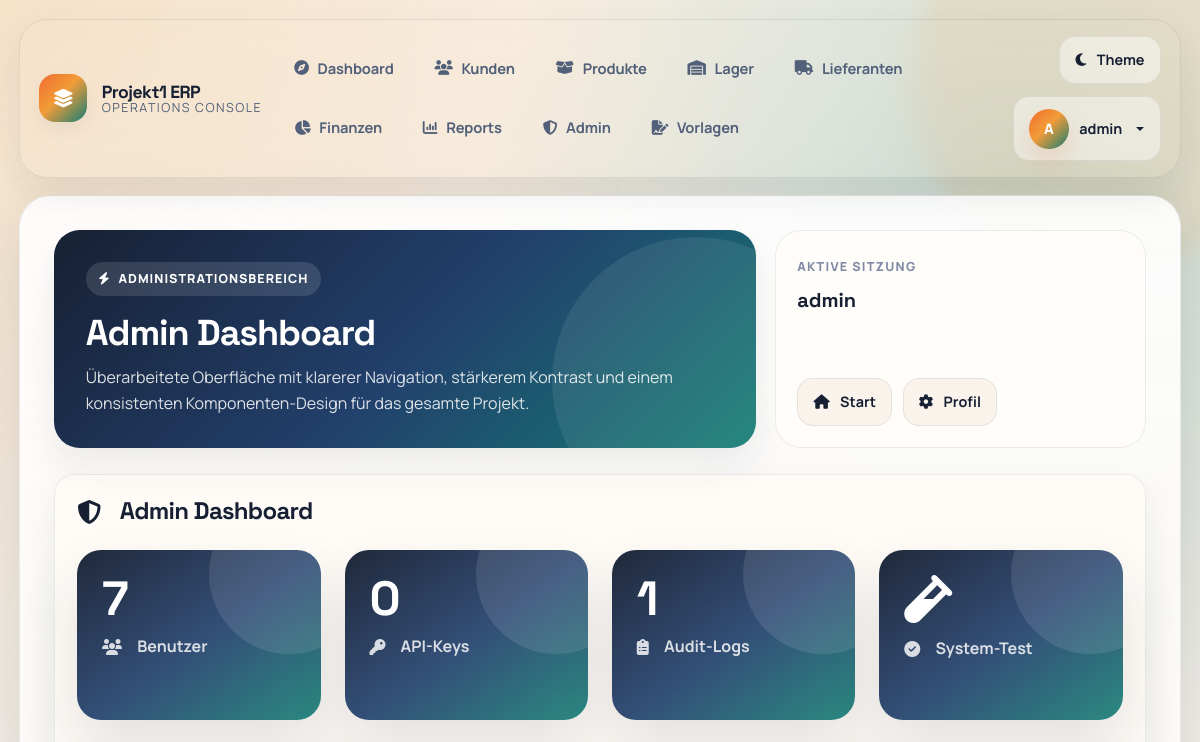
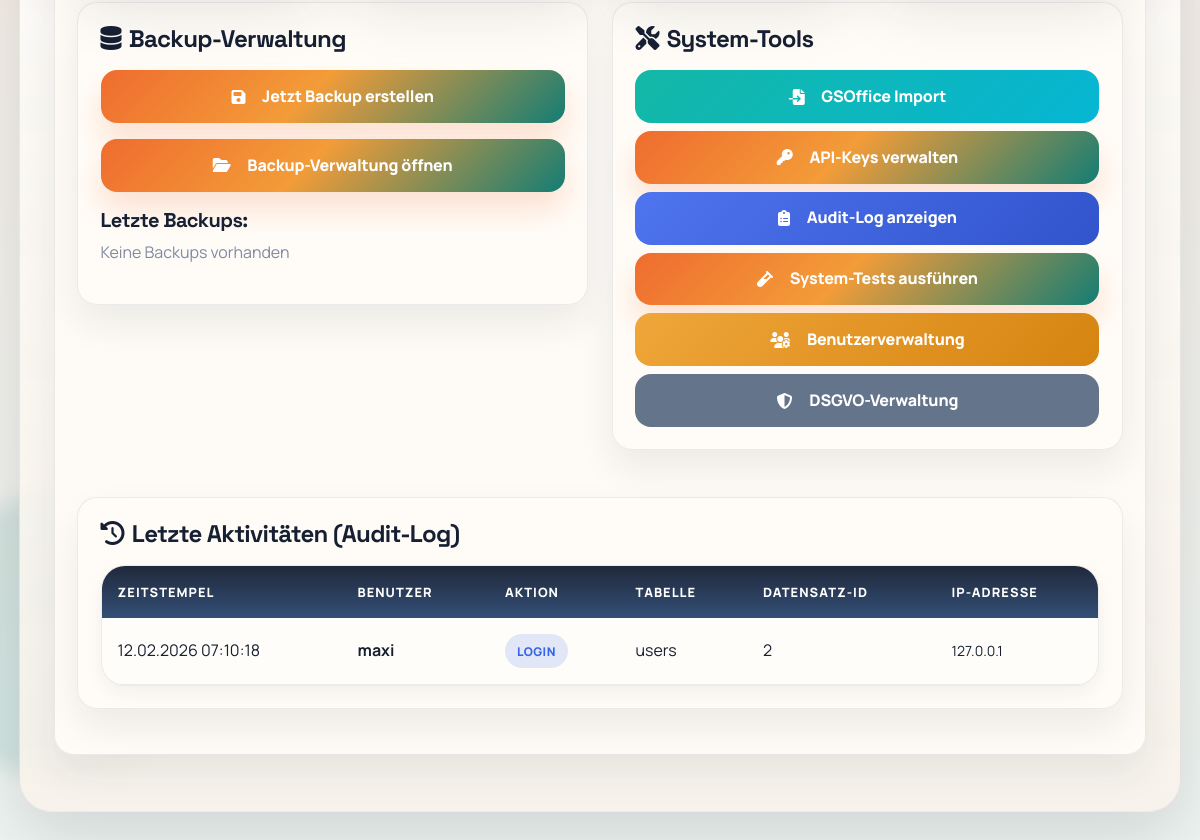
/admin_dashboard.php (signed in), run on an earlier commit of the app's database (2 pictures, top to bottom).
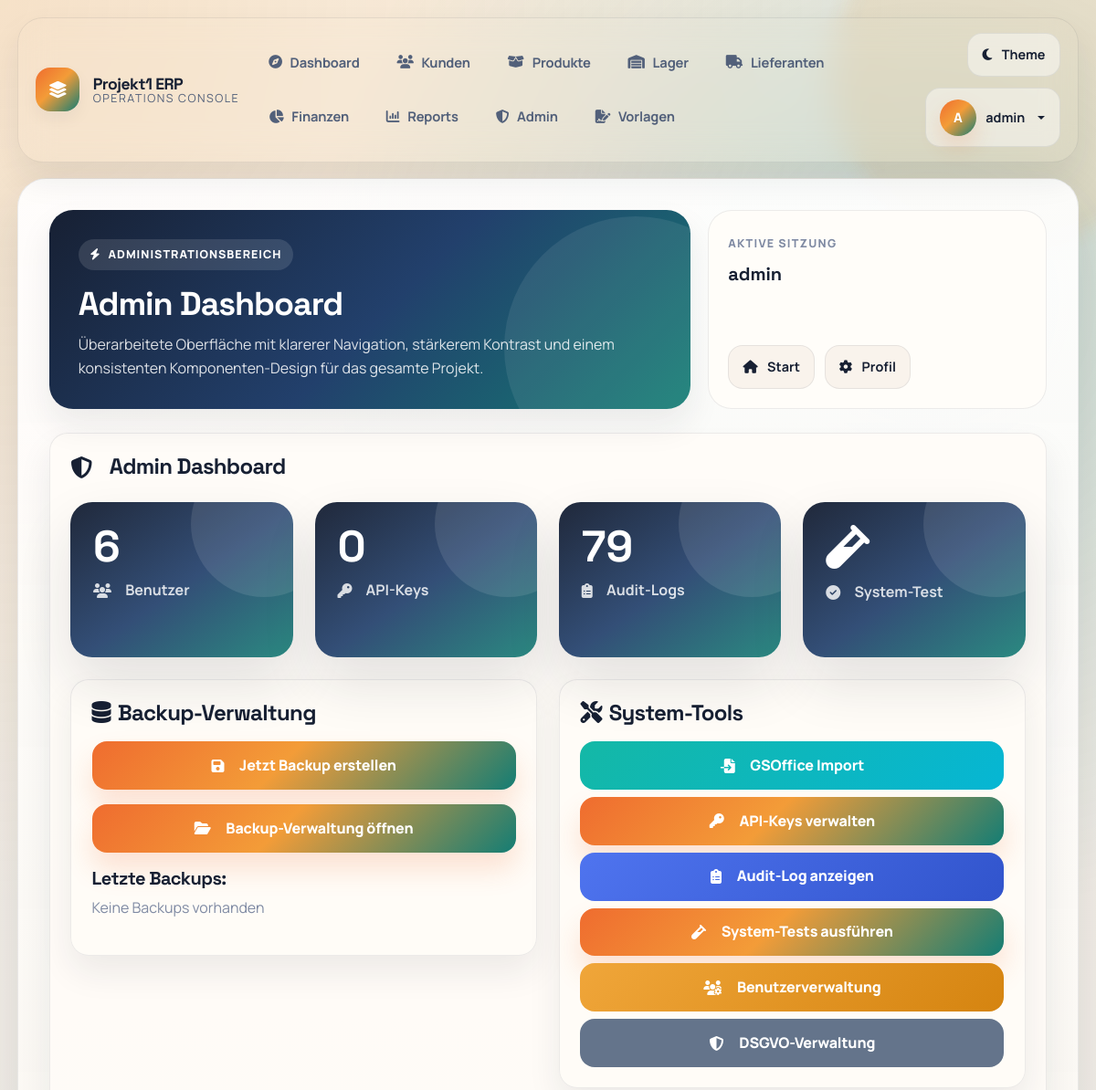
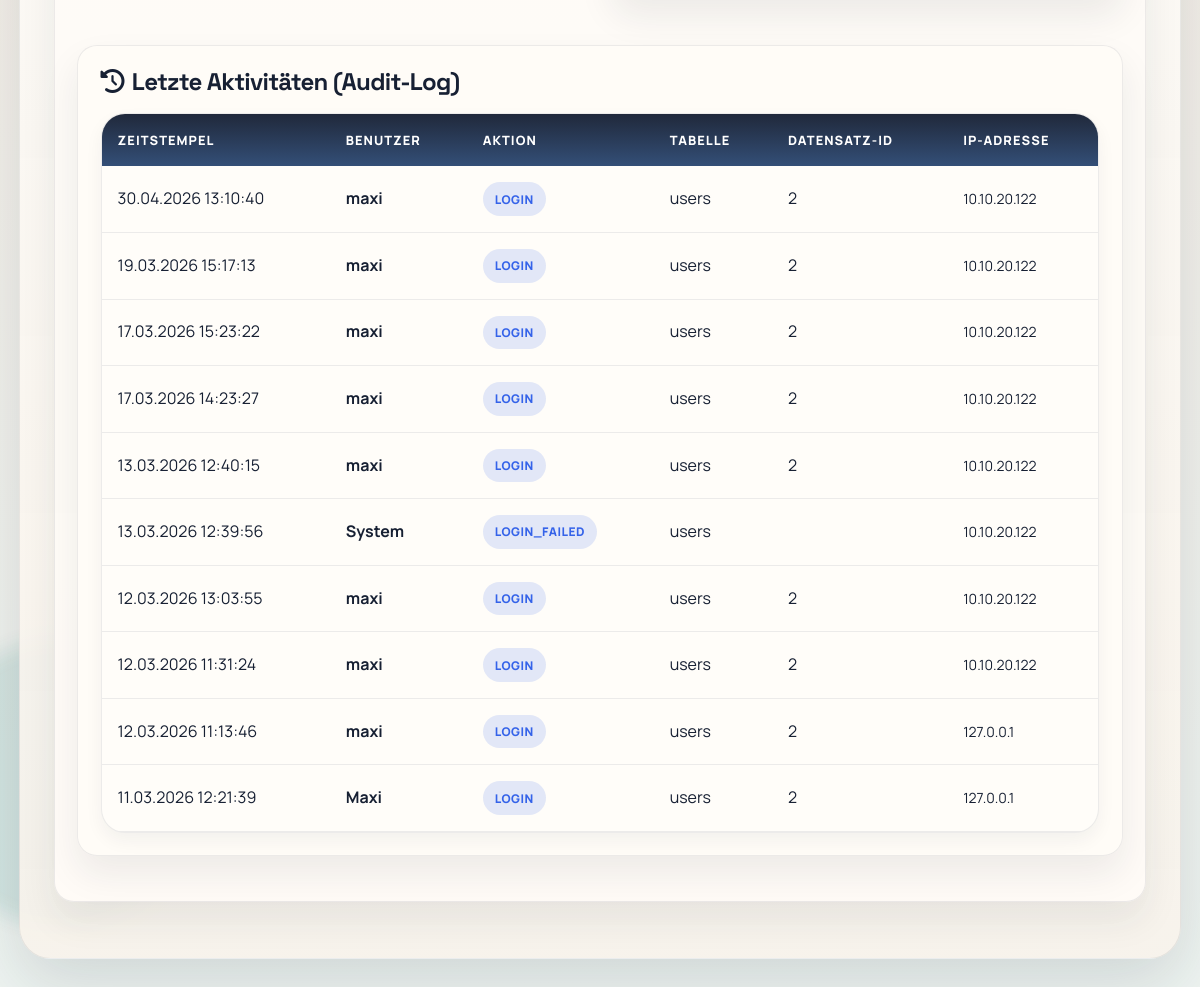
And on a later commit of the database (2 pictures, top to bottom).
### tables this page shows
CREATE TABLE audit_log (
    id INTEGER PRIMARY KEY AUTOINCREMENT,
    user_id INTEGER,
    username TEXT,
    action TEXT NOT NULL,
    table_name TEXT NOT NULL,
    record_id INTEGER,
    old_value TEXT,
    new_value TEXT,
    ip_address TEXT,
    user_agent TEXT,
    timestamp DATETIME DEFAULT CURRENT_TIMESTAMP
);

### admin_dashboard.php (the view, shortened to what this page needs)
<?php
require_once 'db_connection.php';
$stats = [];
$stmt = $PDO->query("SELECT COUNT(*) as cnt FROM audit_log");
$stats['audit_logs'] = $stmt->fetch()['cnt'];
$stmt = $PDO->query("SELECT COUNT(*) as cnt FROM api_keys WHERE active = 1");
$stats['api_keys'] = $stmt->fetch()['cnt'];
$stmt = $PDO->query("SELECT COUNT(*) as cnt FROM users");
$stats['users'] = $stmt->fetch()['cnt'];
$stmt = $PDO->query("SELECT * FROM audit_log ORDER BY timestamp DESC LIMIT 10");
$recent_logs = $stmt->fetchAll();
$backups = [];
$page_title = 'Admin Dashboard';
include 'includes/header.php';
?>
<div class="dashboard-card">
    <h2 class="section-title mb-4">
        <i class="fas fa-shield-alt me-2"></i>Admin Dashboard
    </h2>
    <div class="row mb-4">
        <div class="col-md-3">
            <a href="user_management.php" class="text-decoration-none">
                <div class="stat-card" style="background: linear-gradient(135deg, #2563eb 0%, #0ea5e9 100%);">
                    <div class="stat-number"><?= $stats['users'] ?></div>
                    <div class="stat-label"><i class="fas fa-users me-2"></i>Benutzer</div>
                </div>
            </a>
        </div>
        <div class="col-md-3">
            <a href="api_verwaltung.php" class="text-decoration-none">
                <div class="stat-card" style="background: linear-gradient(135deg, #10b981 0%, #059669 100%);">
                    <div class="stat-number"><?= $stats['api_keys'] ?></div>
                    <div class="stat-label"><i class="fas fa-key me-2"></i>API-Keys</div>
                </div>
            </a>
        </div>
        <div class="col-md-3">
            <a href="#audit-log" class="text-decoration-none">
                <div class="stat-card" style="background: linear-gradient(135deg, #f59e0b 0%, #d97706 100%);">
                    <div class="stat-number"><?= $stats['audit_logs'] ?></div>
                    <div class="stat-label"><i class="fas fa-clipboard-list me-2"></i>Audit-Logs</div>
                </div>
            </a>
        </div>
        <div class="col-md-3">
            <a href="system_test.php" target="_blank" class="text-decoration-none">
                <div class="stat-card" style="background: linear-gradient(135deg, #8b5cf6 0%, #7c3aed 100%);">
                    <div class="stat-number"><i class="fas fa-vial"></i></div>
                    <div class="stat-label"><i class="fas fa-check-circle me-2"></i>System-Test</div>
                </div>
            </a>
        </div>
    </div>
    <div class="row mb-4">
        <div class="col-md-6">
            <div class="dashboard-card">
                <h4 class="mb-3"><i class="fas fa-database me-2"></i>Backup-Verwaltung</h4>
                <form method="POST" class="mb-3">
                    <button type="submit" name="create_backup" class="btn-success-modern action-btn w-100">
                        <i class="fas fa-save me-2"></i>Jetzt Backup erstellen
                    </button>
                </form>
                <a href="backup_management.php" class="action-btn btn-primary-modern w-100 mb-3">
                    <i class="fas fa-folder-open me-2"></i>Backup-Verwaltung öffnen
                </a>
                <h5 class="mb-2">Letzte Backups:</h5>
                <?php if (!empty($backups)): ?>
                    <div class="list-group">
                        <?php foreach ($backups as $backup): ?>
                            <?php
                            $filename = basename($backup);
                            $size = filesize($backup);
                            $date = filemtime($backup);
                            ?>
                            <div class="list-group-item d-flex justify-content-between align-items-center">
                                <div>
                                    <i class="fas fa-file-archive me-2"></i>
                                    <small><?= $filename ?></small>
                                </div>
                                <div>
                                    <span class="badge bg-secondary"><?= round($size/1024, 1) ?> KB</span>
                                    <small class="text-muted ms-2"><?= date('d.m.Y H:i', $date) ?></small>
                                </div>
                            </div>
                        <?php endforeach; ?>
                    </div>
                <?php else: ?>
                    <p class="text-muted">Keine Backups vorhanden</p>
                <?php endif; ?>
            </div>
        </div>
        <div class="col-md-6">
            <div class="dashboard-card">
                <h4 class="mb-3"><i class="fas fa-tools me-2"></i>System-Tools</h4>
                <div class="d-grid gap-2">
                    <a href="gsoffice_import.php" class="action-btn" style="background: linear-gradient(135deg, #14b8a6 0%, #06b6d4 100%); color: white;">
                        <i class="fas fa-file-import me-2"></i>GSOffice Import
                    </a>
                    <a href="api_verwaltung.php" class="action-btn btn-primary-modern">
                        <i class="fas fa-key me-2"></i>API-Keys verwalten
                    </a>
                    <a href="audit_log_viewer.php" class="action-btn btn-info">
                        <i class="fas fa-clipboard-list me-2"></i>Audit-Log anzeigen
                    </a>
                    <a href="system_test.php" target="_blank" class="action-btn btn-success-modern">
                        <i class="fas fa-vial me-2"></i>System-Tests ausführen
                    </a>
                    <a href="user_management.php" class="action-btn btn-warning-modern">
                        <i class="fas fa-users-cog me-2"></i>Benutzerverwaltung
                    </a>
                    <a href="dsgvo_verwaltung.php" class="action-btn" style="background: #64748b; color: white;">
                        <i class="fas fa-shield-alt me-2"></i>DSGVO-Verwaltung
                    </a>
                </div>
            </div>
        </div>
    </div>
    <div class="dashboard-card" id="audit-log">
        <h4 class="mb-3"><i class="fas fa-history me-2"></i>Letzte Aktivitäten (Audit-Log)</h4>
        <?php if (!empty($recent_logs)): ?>
            <div class="modern-table">
                <table class="table">
                    <thead>
                        <tr>
                            <th>Zeitstempel</th>
                            <th>Benutzer</th>
                            <th>Aktion</th>
                            <th>Tabelle</th>
                            <th>Datensatz-ID</th>
                            <th>IP-Adresse</th>
                        </tr>
                    </thead>
                    <tbody>
                        <?php foreach ($recent_logs as $log): ?>
                        <tr>
                            <td><?= date('d.m.Y H:i:s', strtotime($log['timestamp'])) ?></td>
                            <td><strong><?= htmlspecialchars($log['username']) ?></strong></td>
                            <td>
                                <span class="status-badge badge-info">
                                    <?= htmlspecialchars($log['action']) ?>
                                </span>
                            </td>
                            <td><?= htmlspecialchars($log['table_name']) ?></td>
                            <td><?= htmlspecialchars($log['record_id']) ?></td>
                            <td><small><?= htmlspecialchars($log['ip_address']) ?></small></td>
                        </tr>
                        <?php endforeach; ?>
                    </tbody>
                </table>
            </div>
        <?php else: ?>
            <p class="text-muted">Keine Audit-Logs vorhanden</p>
        <?php endif; ?>
    </div>
</div>
<?php include 'includes/footer.php'; ?>

### includes/header.php (shortened to what this page needs)
<?php
$current_page = basename($_SERVER['PHP_SELF']);
$page_title = $page_title ?? 'ERP System';
$username = $_SESSION['username'] ?? 'Gast';
$user_role = $_SESSION['role'] ?? 'user';
$logged_in = isset($_SESSION['user_id']);
$navigation_items = [
    ['file' => 'web_oberflaeche.php', 'label' => 'Dashboard', 'icon' => 'fa-compass'],
    ['file' => 'kunden_verwaltung.php', 'label' => 'Kunden', 'icon' => 'fa-users'],
    ['file' => 'produktkatalog.php', 'label' => 'Produkte', 'icon' => 'fa-box-open'],
    ['file' => 'lagerverwaltung.php', 'label' => 'Lager', 'icon' => 'fa-warehouse'],
    ['file' => 'lieferanten.php', 'label' => 'Lieferanten', 'icon' => 'fa-truck'],
    ['file' => 'finanzbuchhaltung.php', 'label' => 'Finanzen', 'icon' => 'fa-chart-pie'],
    ['file' => 'reporting.php', 'label' => 'Reports', 'icon' => 'fa-chart-column'],
];
if ($user_role === 'admin' || !empty($_SESSION['can_manage_users'])) {
    $navigation_items[] = ['file' => 'user_management.php', 'label' => 'Admin', 'icon' => 'fa-shield-halved'];
    $navigation_items[] = ['file' => 'document_templates.php', 'label' => 'Vorlagen', 'icon' => 'fa-file-signature'];
}
$kicker = $user_role === 'admin' ? 'Administrationsbereich' : 'Operatives System';
$aside_label = $logged_in ? 'Aktive Sitzung' : 'Zugang';
$aside_value = $logged_in ? $username : 'Nicht angemeldet';
?>
<!DOCTYPE html>
<html lang="de" data-theme="light">
<head>
    <link href="https://cdn.jsdelivr.net/npm/bootstrap@5.3.0/dist/css/bootstrap.min.css" rel="stylesheet">
    <link rel="stylesheet" href="https://cdn.jsdelivr.net/npm/@fortawesome/fontawesome-free@6.4.0/css/all.min.css">
    <link rel="stylesheet" href="assets/css/style.css">
    <link rel="stylesheet" href="assets/css/global.css">
    <link rel="stylesheet" href="includes/navigation.css">
</head>
<body>
    <div class="app-nav-shell">
        <nav class="app-nav navbar navbar-expand-lg">
            <div class="container-fluid px-0">
                <a class="app-brand navbar-brand" href="web_oberflaeche.php">
                    <span class="app-brand-mark"><i class="fas fa-layer-group"></i></span>
                    <span class="app-brand-copy">
                        <strong>Projekt1 ERP</strong>
                        <span>Operations Console</span>
                    </span>
                </a>
                <div class="collapse navbar-collapse" id="primaryNav">
                    <div class="app-nav-links navbar-nav mx-auto mt-3 mt-lg-0">
                        <?php foreach ($navigation_items as $item): ?>
                            <a class="nav-link <?= $current_page === $item['file'] ? 'active' : '' ?>" href="<?= htmlspecialchars($item['file']) ?>">
                                <i class="fas <?= htmlspecialchars($item['icon']) ?>"></i>
                                <span><?= htmlspecialchars($item['label']) ?></span>
                            </a>
                        <?php endforeach; ?>
                    </div>
                    <div class="app-toolbar">
                        <button type="button" class="theme-toggle" onclick="toggleTheme()">
                            <i class="fas fa-moon" id="themeToggleIcon"></i>
                            <span>Theme</span>
                        </button>
                        <?php if ($logged_in): ?>
                            <div class="dropdown">
                                <button class="app-user-chip dropdown-toggle" type="button" data-bs-toggle="dropdown" aria-expanded="false">
                                    <span class="user-avatar"><?= strtoupper(substr($username, 0, 1)) ?></span>
                                    <span><?= htmlspecialchars($username) ?></span>
                                </button>
                            </div>
                        <?php endif; ?>
                    </div>
                </div>
            </div>
        </nav>
    </div>
    <div class="container-main fade-in">
        <section class="page-hero">
            <div class="page-hero-main">
                <span class="page-kicker">
                    <i class="fas fa-bolt"></i>
                    <?= htmlspecialchars($kicker) ?>
                </span>
                <h1><?= htmlspecialchars($page_title) ?></h1>
                <p>Überarbeitete Oberfläche mit klarerer Navigation, stärkerem Kontrast und einem konsistenten Komponenten-Design für das gesamte Projekt.</p>
            </div>
            <aside class="page-hero-aside">
                <div>
                    <span class="page-hero-aside-label"><?= htmlspecialchars($aside_label) ?></span>
                    <strong><?= htmlspecialchars($aside_value) ?></strong>
                </div>
                <div class="page-hero-meta">
                    <a class="quick-link-chip" href="web_oberflaeche.php">
                        <i class="fas fa-house"></i>
                        <span>Start</span>
                    </a>
                    <?php if ($logged_in): ?>
                        <a class="quick-link-chip" href="user_settings.php">
                            <i class="fas fa-gear"></i>
                            <span>Profil</span>
                        </a>
                    <?php endif; ?>
                </div>
            </aside>
        </section>

### includes/footer.php (shortened to what this page needs)
    </div>
</body>
</html>

### assets/css/global.css (style rules this page uses)
.table-responsive, .modern-table { scrollbar-width: thin; }
.container, .container-fluid { position: relative; z-index: 1; }
.text-muted { color: var(--text-muted) !important; }
.fa, .fas, .far, .fab { text-rendering: auto; -webkit-font-smoothing: antialiased; }

### includes/navigation.css (style rules this page uses)
.app-nav-links { overflow-x: auto; scrollbar-width: none; }
@media (min-width: 992px) { .app-nav-links { overflow: visible; } }

What changed in the data, as far as the page shows it:
no longer on this page (row unchanged): audit_log: timestamp "12.02.2026 07:10:18", username "maxi", action "LOGIN", table_name "users", record "2", ip_address "127.0.0.1"
added audit_log: timestamp "30.04.2026 13:10:40", username "maxi", action "LOGIN", table_name "users", record "2", ip_address "10.10.20.122"
added audit_log: timestamp "19.03.2026 15:17:13", username "maxi", action "LOGIN", table_name "users", record "2", ip_address "10.10.20.122"
added audit_log: timestamp "17.03.2026 15:23:22", username "maxi", action "LOGIN", table_name "users", record "2", ip_address "10.10.20.122"
added audit_log: timestamp "17.03.2026 14:23:27", username "maxi", action "LOGIN", table_name "users", record "2", ip_address "10.10.20.122"
added audit_log: timestamp "13.03.2026 12:40:15", username "maxi", action "LOGIN", table_name "users", record "2", ip_address "10.10.20.122"
added audit_log: timestamp "13.03.2026 12:39:56", username "System", action "LOGIN_FAILED", table_name "users", ip_address "10.10.20.122"
added audit_log: timestamp "12.03.2026 13:03:55", username "maxi", action "LOGIN", table_name "users", record "2", ip_address "10.10.20.122"
added audit_log: timestamp "12.03.2026 11:31:24", username "maxi", action "LOGIN", table_name "users", record "2", ip_address "10.10.20.122"
added audit_log: timestamp "12.03.2026 11:13:46", username "maxi", action "LOGIN", table_name "users", record "2", ip_address "127.0.0.1"
added audit_log: timestamp "11.03.2026 12:21:39", username "Maxi", action "LOGIN", table_name "users", record "2", ip_address "127.0.0.1"
Also different on the page:
$stats['users']: "7" → "6"
$stats['audit_logs']: "1" → "79"
